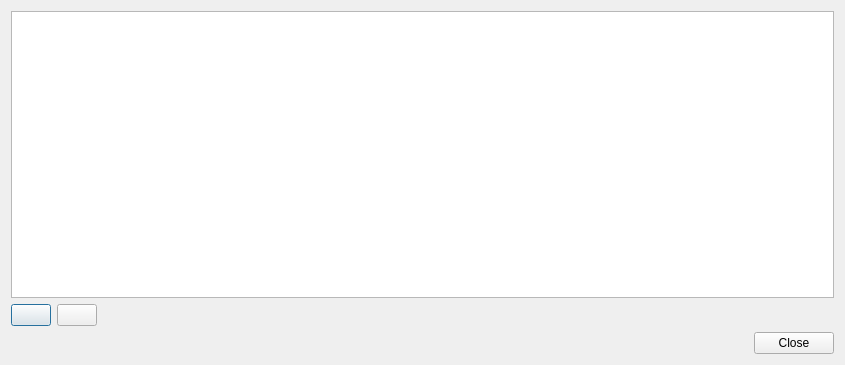
<?xml version="1.0" encoding="UTF-8"?>
<ui version="4.0">
 <class>DialogInitCtrl</class>
 <widget class="QDialog" name="DialogInitCtrl">
  <property name="geometry">
   <rect>
    <x>0</x>
    <y>0</y>
    <width>845</width>
    <height>365</height>
   </rect>
  </property>
  <property name="windowTitle">
   <string>Initialiser les contrôles</string>
  </property>
  <layout class="QVBoxLayout" name="verticalLayout">
   <item>
    <widget class="QTableView" name="controles"/>
   </item>
   <item>
    <layout class="QHBoxLayout" name="layoutPlusMoin">
     <item>
      <widget class="QPushButton" name="ajouter">
       <property name="icon">
        <iconset resource="ressources.qrc">
         <normaloff>:/icones/ajouter</normaloff>:/icones/ajouter</iconset>
       </property>
      </widget>
     </item>
     <item>
      <widget class="QPushButton" name="supprimer">
       <property name="icon">
        <iconset resource="ressources.qrc">
         <normaloff>:/icones/supprimer</normaloff>:/icones/supprimer</iconset>
       </property>
      </widget>
     </item>
     <item>
      <spacer name="horizontalSpacer">
       <property name="orientation">
        <enum>Qt::Horizontal</enum>
       </property>
       <property name="sizeHint" stdset="0">
        <size>
         <width>40</width>
         <height>20</height>
        </size>
       </property>
      </spacer>
     </item>
    </layout>
   </item>
   <item>
    <widget class="QDialogButtonBox" name="boutons">
     <property name="orientation">
      <enum>Qt::Horizontal</enum>
     </property>
     <property name="standardButtons">
      <set>QDialogButtonBox::Close</set>
     </property>
    </widget>
   </item>
  </layout>
 </widget>
 <tabstops>
  <tabstop>controles</tabstop>
  <tabstop>ajouter</tabstop>
  <tabstop>supprimer</tabstop>
  <tabstop>boutons</tabstop>
 </tabstops>
 <resources>
  <include location="ressources.qrc"/>
 </resources>
 <connections>
  <connection>
   <sender>ajouter</sender>
   <signal>pressed()</signal>
   <receiver>DialogInitCtrl</receiver>
   <slot>ajouter()</slot>
   <hints>
    <hint type="sourcelabel">
     <x>37</x>
     <y>321</y>
    </hint>
    <hint type="destinationlabel">
     <x>3</x>
     <y>448</y>
    </hint>
   </hints>
  </connection>
  <connection>
   <sender>supprimer</sender>
   <signal>pressed()</signal>
   <receiver>DialogInitCtrl</receiver>
   <slot>supprimer()</slot>
   <hints>
    <hint type="sourcelabel">
     <x>107</x>
     <y>321</y>
    </hint>
    <hint type="destinationlabel">
     <x>-3</x>
     <y>372</y>
    </hint>
   </hints>
  </connection>
  <connection>
   <sender>boutons</sender>
   <signal>clicked(QAbstractButton*)</signal>
   <receiver>DialogInitCtrl</receiver>
   <slot>accept()</slot>
   <hints>
    <hint type="sourcelabel">
     <x>617</x>
     <y>355</y>
    </hint>
    <hint type="destinationlabel">
     <x>609</x>
     <y>488</y>
    </hint>
   </hints>
  </connection>
 </connections>
 <slots>
  <slot>ajouter()</slot>
  <slot>supprimer()</slot>
 </slots>
</ui>
